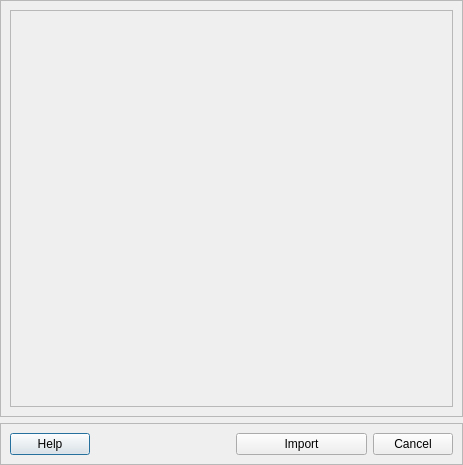
<?xml version="1.0" encoding="UTF-8"?>
<ui version="4.0">
 <class>Dialog</class>
 <widget class="QDialog" name="Dialog">
  <property name="geometry">
   <rect>
    <x>0</x>
    <y>0</y>
    <width>463</width>
    <height>465</height>
   </rect>
  </property>
  <property name="windowTitle">
   <string>Dialog</string>
  </property>
  <layout class="QVBoxLayout" name="verticalLayout_2">
   <property name="leftMargin">
    <number>0</number>
   </property>
   <property name="topMargin">
    <number>0</number>
   </property>
   <property name="rightMargin">
    <number>0</number>
   </property>
   <property name="bottomMargin">
    <number>0</number>
   </property>
   <item>
    <widget class="QFrame" name="frame">
     <property name="frameShape">
      <enum>QFrame::StyledPanel</enum>
     </property>
     <property name="frameShadow">
      <enum>QFrame::Raised</enum>
     </property>
     <layout class="QVBoxLayout" name="verticalLayout">
      <item>
       <widget class="QScrollArea" name="scroll_area_molecules">
        <property name="widgetResizable">
         <bool>true</bool>
        </property>
        <widget class="QWidget" name="scrollAreaWidgetContents">
         <property name="geometry">
          <rect>
           <x>0</x>
           <y>0</y>
           <width>441</width>
           <height>392</height>
          </rect>
         </property>
        </widget>
       </widget>
      </item>
     </layout>
    </widget>
   </item>
   <item>
    <widget class="QFrame" name="frame_bottom">
     <property name="frameShape">
      <enum>QFrame::StyledPanel</enum>
     </property>
     <property name="frameShadow">
      <enum>QFrame::Raised</enum>
     </property>
     <layout class="QVBoxLayout" name="verticalLayout_3">
      <item>
       <layout class="QHBoxLayout" name="horizontalLayout">
        <item>
         <widget class="QPushButton" name="btn_help">
          <property name="text">
           <string>Help</string>
          </property>
         </widget>
        </item>
        <item>
         <spacer name="horizontalSpacer_10">
          <property name="orientation">
           <enum>Qt::Horizontal</enum>
          </property>
          <property name="sizeHint" stdset="0">
           <size>
            <width>148</width>
            <height>20</height>
           </size>
          </property>
         </spacer>
        </item>
        <item>
         <widget class="QPushButton" name="btn_import">
          <property name="minimumSize">
           <size>
            <width>131</width>
            <height>0</height>
           </size>
          </property>
          <property name="text">
           <string>Import</string>
          </property>
         </widget>
        </item>
        <item>
         <widget class="QPushButton" name="btn_cancel">
          <property name="text">
           <string>Cancel</string>
          </property>
         </widget>
        </item>
       </layout>
      </item>
     </layout>
    </widget>
   </item>
  </layout>
 </widget>
 <resources/>
 <connections/>
</ui>
